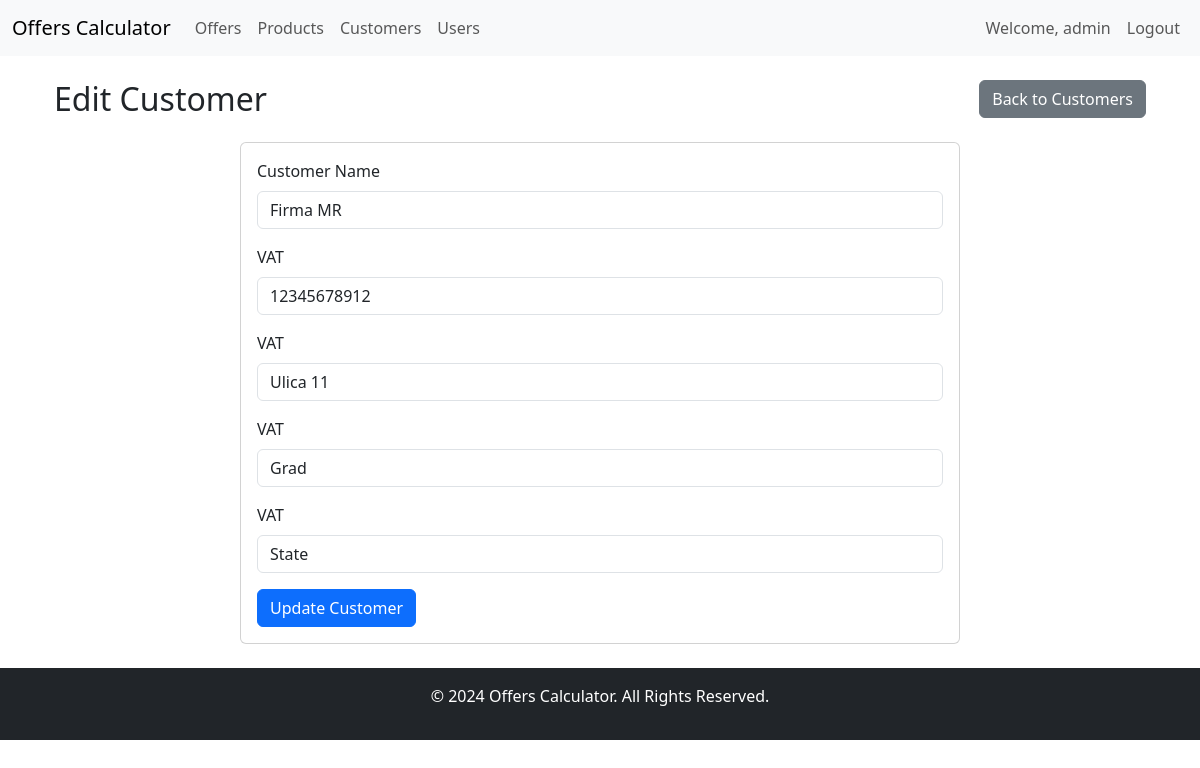
The page /customers/1/edit/ (signed in) on the database its author committed.
### customers/models.py (models this page shows, shortened)
class Customer(models.Model):
    name = models.CharField(max_length=100)
    vat_id = models.CharField(max_length=11, validators=[RegexValidator(regex=r'^\d{11}$', message='OIB mora sadrzavti tocno 11 znamenki.')])  #
    street = models.CharField(max_length=100)
    city = models.CharField(max_length=100)
    country = models.CharField(max_length=100)

### customers/views.py (the view, shortened to what this page needs)
# urls.py: path('<int:pk>/edit/', views.customer_update, name='customer_update')    # Update a single customer
@login_required
def customer_update(request, pk):
    customer = get_object_or_404(Customer, pk=pk)
    return render(request, 'customers/customer_edit_form.html', {'customer': customer})

### templates/customers/customer_edit_form.html (shortened to what this page needs)
{% extends "base.html" %}
{% block content %}
<div class="container">
    <div class="row my-4 align-items-center">
        <div class="col-md-6">
            <h2 class="mb-0">Edit Customer</h2>
        </div>
        <div class="col-md-6 text-end">
            <a href="{% url 'customer_list' %}" class="btn btn-secondary">Back to Customers</a>
        </div>
    </div>
    <div class="row">
        <div class="col-md-8 offset-md-2">
            <div class="card">
                <div class="card-body">
                    <form method="post">
                        <div class="mb-3">
                            <label for="name" class="form-label">Customer Name</label>
                            <input type="text" name="name" id="name" class="form-control" value="{{ customer.name }}" required>
                        </div>
                        <div class="mb-3">
                            <label for="vat_id" class="form-label">VAT</label>
                            <input type="text" name="vat_id" id="vat_id" class="form-control" value="{{ customer.vat_id }}" required>
                        </div>
                        <div class="mb-3">
                            <label for="street" class="form-label">VAT</label>
                            <input type="text" name="street" id="street" class="form-control" value="{{ customer.street }}" required>
                        </div>
                        <div class="mb-3">
                            <label for="city" class="form-label">VAT</label>
                            <input type="text" name="city" id="city" class="form-control" value="{{ customer.city }}" required>
                        </div>
                        <div class="mb-3">
                            <label for="country" class="form-label">VAT</label>
                            <input type="text" name="country" id="country" class="form-control" value="{{ customer.country }}" required>
                        </div>
                        <button type="submit" class="btn btn-primary">Update Customer</button>
                    </form>
                </div>
            </div>
        </div>
    </div>
</div>
{% endblock %}

### templates/base.html (shortened to what this page needs)
<!DOCTYPE html>
<html lang="en">
<head>
    {% load static %}
    <link href="https://cdn.jsdelivr.net/npm/bootstrap@5.3.3/dist/css/bootstrap.min.css"
          rel="stylesheet"
>
    <link href="https://cdn.jsdelivr.net/npm/bootstrap-icons/font/bootstrap-icons.css"
          rel="stylesheet">
    <link rel="stylesheet" href="{% static 'css/style.css' %}">
</head>
<body>
    <nav class="navbar navbar-expand-lg bg-body-tertiary">
        <div class="container-fluid">
            <a class="navbar-brand" href="{% url 'offer_list' %}">Offers Calculator</a>
            <div class="collapse navbar-collapse" id="navbarSupportedContent">
                <ul class="navbar-nav me-auto mb-2 mb-lg-0">
                    <li class="nav-item">
                        <a class="nav-link" href="{% url 'offer_list' %}">Offers</a>
                    </li>
                    <li class="nav-item">
                        <a class="nav-link" href="{% url 'product_list' %}">Products</a>
                    </li>
                    <li class="nav-item">
                        <a class="nav-link" href="{% url 'customer_list' %}">Customers</a>
                    </li>
                    <li class="nav-item">
                        <a class="nav-link" href="{% url 'user_list' %}">Users</a>
                    </li>
                </ul>
                <ul class="navbar-nav ms-auto">
                    {% if user.is_authenticated %}
                        <li class="nav-item">
                            <span class="nav-link">Welcome, {{ user.username }}</span>
                        </li>
                        <li class="nav-item">
                            <a class="nav-link" href="{% url 'user_logout' %}">Logout</a>
                        </li>
                    {% else %}
                        <li class="nav-item">
                            <a class="nav-link" href="{% url 'user_login' %}">Login</a>
                        </li>
                    {% endif %}
                </ul>
            </div>
        </div>
    </nav>
    <main class="container my-4">
        {% block content %}{% endblock %}
    </main>
    <footer class="bg-dark text-white text-center py-3">
        <p>&copy; 2024 Offers Calculator. All Rights Reserved.</p>
    </footer>
</body>
</html>

### rows shown on the page
Customer: name "Firma MR", vat_id "12345678912", street "Ulica 11", city "Grad", country "State"

### other values the page prints
{{ user.username }} "admin"
